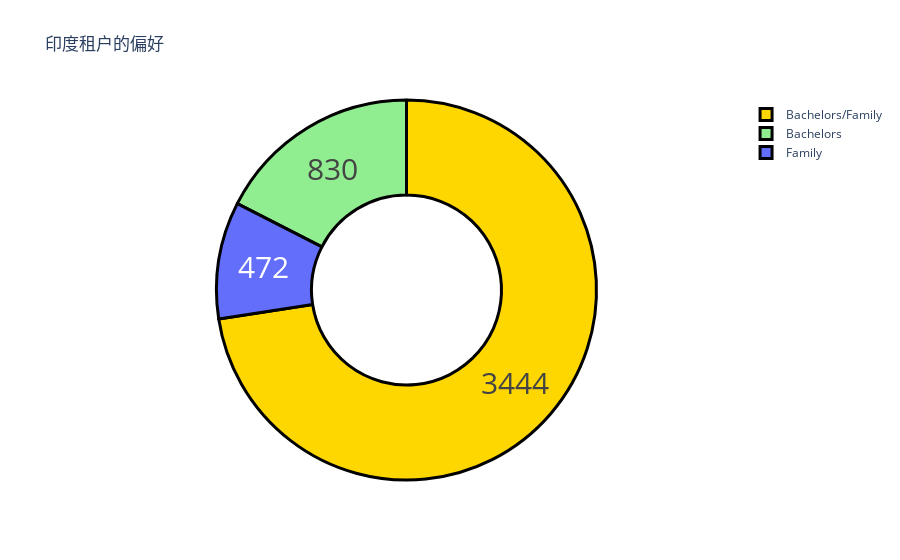

The code cell stored with this chart in its notebook:
### Markdown cell above
现在让我们来看看可供不同类型租户使用的房屋数量：

### Code cell
# 租客偏好
tenant = data["Tenant Preferred"].value_counts()
print(tenant)
label = tenant.index
counts = tenant.values
colors = ['gold','lightgreen']
print(label)
fig = go.Figure(data=[go.Pie(labels=label, values=counts, hole=0.5)])
fig.update_layout(title_text='印度租户的偏好')
fig.update_traces(hoverinfo='label+percent', textinfo='value', textfont_size=30,
                  marker=dict(colors=colors, line=dict(color='black', width=3)))
fig.show()

### Figure 1 — Plotly figure (JSON) as saved in the notebook; plotly's stock layout.template omitted (floating-point values rounded to 4 significant figures)
{"data": [{"hole": 0.5, "hoverinfo": "label+percent", "labels": ["Bachelors/Family", "Bachelors", "Family"], "marker": {"colors": ["gold", "lightgreen"], "line": {"color": "black", "width": 3}}, "textfont": {"size": 30}, "textinfo": "value", "type": "pie", "values": [3444, 830, 472]}], "layout": {"title": {"text": "印度租户的偏好"}}}
